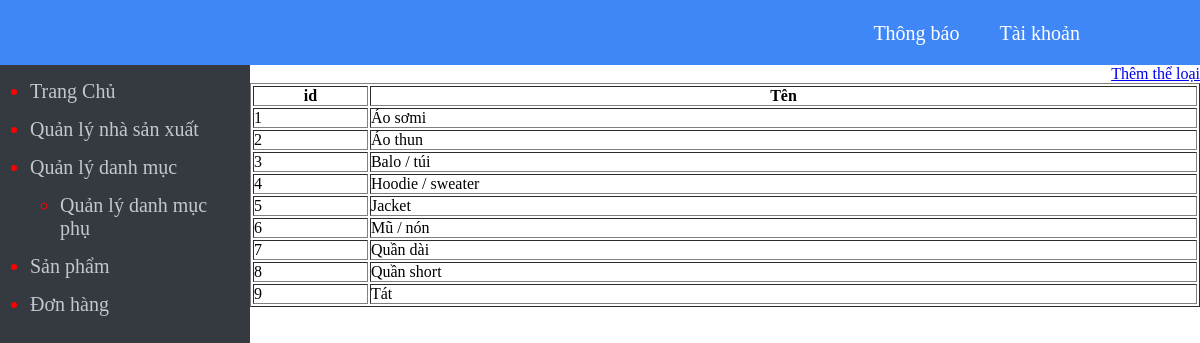
The app's page /admin/category/index.php, older data.
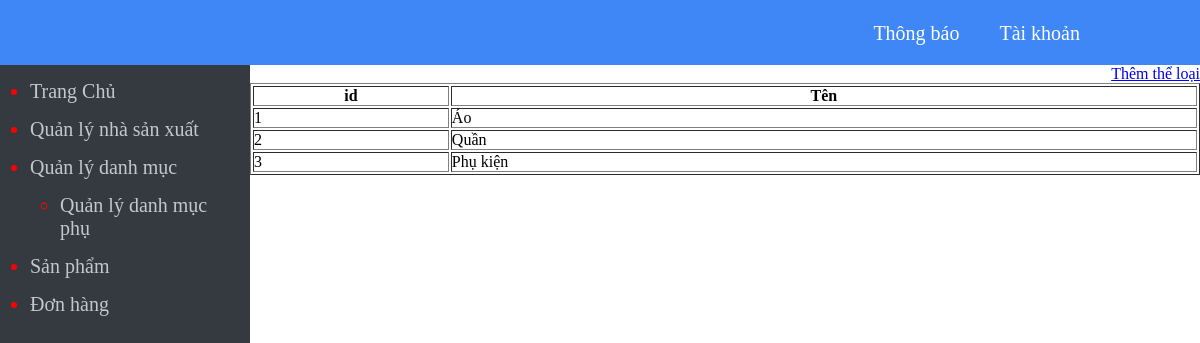
The same page, newer data.
### tables this page shows
CREATE TABLE `category` (
  `id` int(11) NOT NULL,
  `name` varchar(50) NOT NULL
);

### admin/category/index.php (the view)
<?php include '../menu_top.php'; ?>
<?php require '../connect.php';
$sql="select * from category";
$result=mysqli_query($connect,$sql);
?>
		<a style="float:right;" href="form_insert.php">Thêm thể loại</a>
		<table border="1" width="100%">
			<tr>
				<th >id</th>
				<th >Tên</th>
			</tr>
			<?php foreach ($result as $key => $each) { ?>
				<tr>
					<td><?php echo $key+1 ?></td>
					<td><?php echo $each['name']?></td>
				</tr>
			<?php } ?>
		</table>
<?php include '../menu_bottom.php'; ?>

Row changes from the older to the newer data that the page shows:
removed category: name "Áo sơmi"
removed category: name "Áo thun"
removed category: name "Balo / túi"
removed category: name "Hoodie / sweater"
removed category: name "Jacket"
removed category: name "Mũ / nón"
removed category: name "Quần dài"
removed category: name "Quần short"
removed category: name "Tát"
added category: name "Áo"
added category: name "Quần"
added category: name "Phụ kiện"
